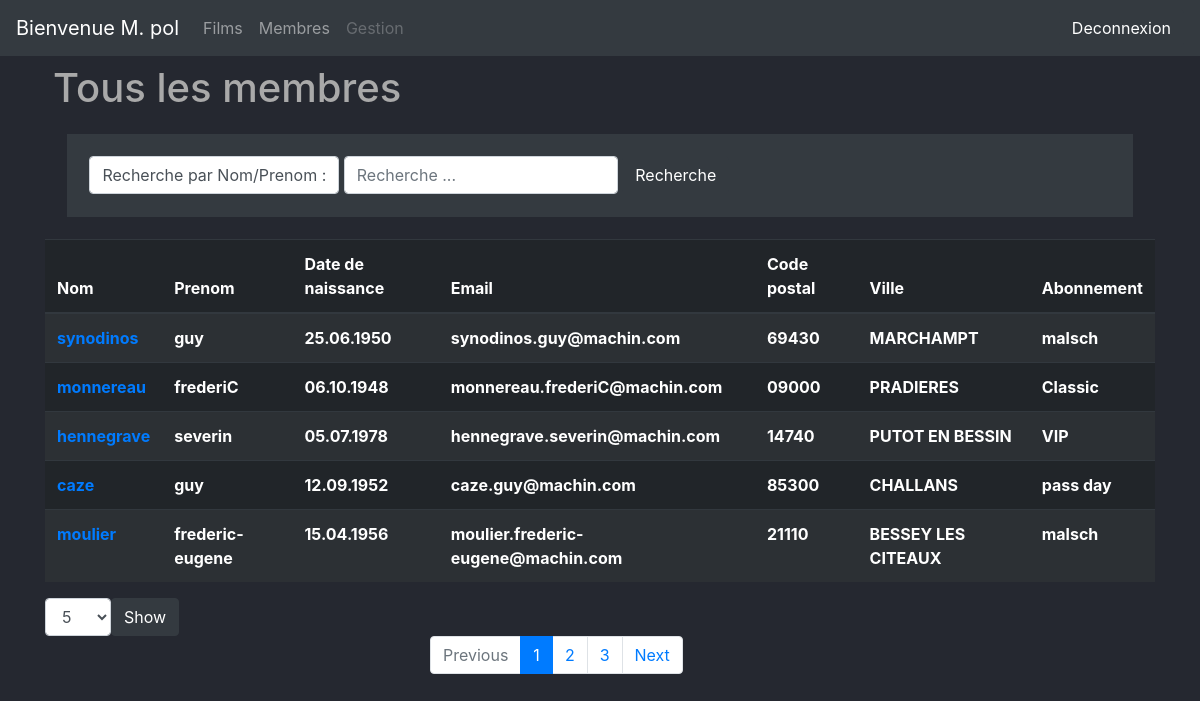
The app's page /membres.php (signed in) with its own data.
### tables this page shows
CREATE TABLE IF NOT EXISTS `fiche_personne` (
  `id_perso` int(11) NOT NULL,
  `nom` varchar(255) NOT NULL,
  `prenom` varchar(255) NOT NULL,
  `date_naissance` datetime NOT NULL,
  `email` varchar(255) DEFAULT NULL,
  `adresse` varchar(255) NOT NULL,
  `cpostal` varchar(255) DEFAULT NULL,
  `ville` varchar(255) DEFAULT NULL,
  `pays` varchar(255) DEFAULT NULL,
  PRIMARY KEY (`id_perso`)
);

CREATE TABLE IF NOT EXISTS `abonnement` (
  `id_abo` int(11) NOT NULL,
  `nom` varchar(255) NOT NULL,
  `resum` varchar(255) NOT NULL,
  `prix` int(11) NOT NULL,
  `duree_abo` int(11) NOT NULL,
  PRIMARY KEY (`id_abo`)
);

### membres_post.php (called while the page is built)
<?php
if(isset($_GET['entre']))
{
  $messagesParPage=$_GET['entre'];
  global $messagesParPage;
}else {
  $_GET['entre'] = $messagesParPage=5;
}
  include('connexion_bdd.php');
    if (isset($_GET['recherche']) || isset($_GET['genre'])) {
      $retour_total = $bdd->prepare('SELECT COUNT(*) AS total
        FROM fiche_personne AS f
        LEFT JOIN membre AS m ON f.id_perso = m.id_fiche_perso
        LEFT JOIN abonnement AS a ON m.id_abo = a.id_abo
        WHERE f.nom LIKE "%":recherche"%"
        OR f.prenom LIKE "%":recherche"%"
        OR a.nom LIKE "%":recherche"%"');
        $retour_total->bindParam(':recherche', $_GET['recherche']);
        $retour_total->execute();
        $donnees_total = $retour_total->fetch();
        $total = $donnees_total['total'];
        $total = (int) $total;
        $messagesParPage = (int) $messagesParPage;
        $nombreDePages = ceil($total/$messagesParPage);
        if(isset($_GET['page']))
        {
          $pageActuelle=intval($_GET['page']);
          if($pageActuelle>$nombreDePages)
          {
            $pageActuelle=$nombreDePages;
          }
        }
        else
        {
          $pageActuelle=1;
        }
        $premiereEntree=($pageActuelle-1)*$messagesParPage;
      $req = $bdd->prepare('SELECT *,
        DATE_FORMAT(date_naissance, "%d.%m.%Y") AS date_n,
        f.nom AS nom_p, UPPER(f.nom)
        FROM fiche_personne AS f
        LEFT JOIN membre AS m ON f.id_perso = m.id_fiche_perso
        LEFT JOIN abonnement AS a ON m.id_abo = a.id_abo
        WHERE f.nom LIKE "%":recherche"%"
        OR f.prenom LIKE "%":recherche"%"
        OR a.nom LIKE "%":recherche"%"
        LIMIT '.$premiereEntree.', '.$messagesParPage.'');
        $req->bindParam(':recherche', $_GET['recherche']);
        $resultat = $req->execute();
    } else {
      $retour_total = $bdd->prepare('SELECT COUNT(*) AS total FROM film');
      $retour_total->execute();
      $donnees_total = $retour_total->fetch();
      $total = $donnees_total['total'];
      $nombreDePages = ceil($total/$messagesParPage);
      if(isset($_GET['page']))
      {
        $pageActuelle=intval($_GET['page']);
        if($pageActuelle>$nombreDePages)
        {
          $pageActuelle=$nombreDePages;
        }
      }
      else
      {
        $pageActuelle=1;
      }
      $premiereEntree=($pageActuelle-1)*$messagesParPage;
      $req = $bdd->prepare('SELECT *,
        DATE_FORMAT(date_naissance, "%d.%m.%Y") AS date_n,
        f.nom AS nom_p, UPPER(f.nom)
        FROM fiche_personne AS f
        LEFT JOIN membre AS m ON f.id_perso = m.id_fiche_perso
        LEFT JOIN abonnement AS a ON m.id_abo = a.id_abo
        LIMIT '.$premiereEntree.', '.$messagesParPage.'');
        $resultat = $req->execute();
    }

### membres.php (the view, shortened to what this page needs)
<!DOCTYPE html>
<html lang="en">
  <head>
    <link rel="stylesheet" href="css/bootstrap.min.css">
    <link rel="stylesheet" href="style.css">
  </head>
  <body>
    <?php require('header.php') ?>
    <div class="container">
      <div class="m-2">
        <h1>Tous les membres</h1>
      </div>
        <?php include('membres_post.php') ?>
        <div class="form-inline  filtres">
          <form method="get">
              <label for="recherche" class="form-control">
                Recherche par Nom/Prenom : </label>
              <input class="form-control" id="recherche" type="text"
              name="recherche" placeholder="Recherche ...">
              <button class="btn btn-dark"
              type="submit">Recherche</button>
          </form>
        </div>
        <table class="table table-striped table-dark">
          <thead>
            <tr>
              <th scope="col">Nom</th>
              <th scope="col">Prenom</th>
              <th scope="col">Date de naissance</th>
              <th scope="col">Email</th>
              <th scope="col">Code postal</th>
              <th scope="col">Ville</th>
              <th scope="col">Abonnement</th>
            </tr>
          </thead>
          <tbody id="myTable">
            <?php
              while ($resultat = $req->fetch()) {
            ?>
            <tr>
              <th scope='row'><a href="gestion.php?nom_p=<?= $resultat['nom_p'] ?>"><?php echo $resultat['nom_p'] ?></a></th>
              <th><?php echo $resultat['prenom'] ?></th>
              <th><?php echo $resultat['date_n'] ?></th>
              <th><?php echo $resultat['email'] ?></th>
              <th><?php echo $resultat['cpostal'] ?></th>
              <th><?php echo $resultat['ville'] ?></th>
              <th><?php echo $resultat['nom'] ?></th>
            </tr>
            <?php
              }
            ?>
          </tbody>
        </table>
        <?php if ($nombreDePages > 1): ?>
          <form method="get" class="form-inline">
            <select class="form-control" name="entre">
              <option value="5">5</option>
            </select>
            <button type="submit" class="btn btn-dark">Show</button>
          </form>
        <?php endif; ?>
          <?php
            if (!isset($_GET['recherche'])) {
          ?>
          <div class="col-sm-4 offset-sm-4">
            <nav aria-label="Page navigation example" >
              <ul class="pagination">
                <?php
                  for($i=1; $i<=$nombreDePages; $i++) {
                    if ($i==$pageActuelle && $pageActuelle == 1) {
                ?>
                <li class="page-item disabled">
                  <a class="page-link">Previous</a></li>
                <li class="page-item active">
                  <a class="page-link"
                    href="membres.php?page=<?= $i ?>
                    &entre=<?= $_GET['entre'] ?>"><?= $i ?></a></li>
                <li class="page-item"><a class="page-link"
                  href="membres.php?page=<?= $i+1 ?>
                  &entre=<?= $_GET['entre'] ?>"><?= $i+1 ?></a></li>
                <li class="page-item"><a class="page-link"
                   href="membres.php?page=<?= $i+2 ?>
                  &entre=<?= $_GET['entre'] ?>"><?= $i+2 ?></a></li>
                <li class="page-item"><a class="page-link"
                  href="membres.php?page=<?= $i+1 ?>
                  &entre=<?= $_GET['entre'] ?>">Next</a></li>
                <?php
                  }
                ?>
                <?php
                    }
                  }
                ?>
          </ul>
        </nav>
      </div>
    </div>
  </body>
</html>

### style.css (style rules this page uses)
body { background-color: #252830; color: Darkgray; }
.filtres { padding: 2%; margin: 2%; background-color: #343a40; }

### records on screen
fiche_personne: nom "synodinos", prenom "guy", date_n "25.06.1950", email "synodinos.guy@machin.com", cpostal "69430", ville "MARCHAMPT", abonnement.nom "malsch"
fiche_personne: nom "monnereau", prenom "frederiC", date_n "06.10.1948", email "monnereau.frederiC@machin.com", cpostal "09000", ville "PRADIERES", abonnement.nom "Classic"
fiche_personne: nom "hennegrave", prenom "severin", date_n "05.07.1978", email "hennegrave.severin@machin.com", cpostal "14740", ville "PUTOT EN BESSIN", abonnement.nom "VIP"
fiche_personne: nom "caze", prenom "guy", date_n "12.09.1952", email "caze.guy@machin.com", cpostal "85300", ville "CHALLANS", abonnement.nom "pass day"
fiche_personne: nom "moulier", prenom "frederic-eugene", date_n "15.04.1956", email "moulier.frederic-eugene@machin.com", cpostal "21110", ville "BESSEY LES CITEAUX", abonnement.nom "malsch"

### other values on screen
$_SESSION['pseudo'] "pol"
